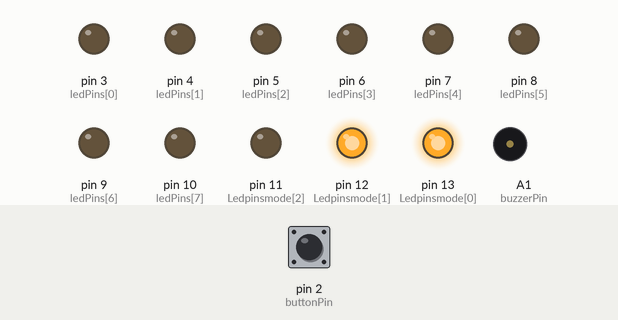
Simulated run of this sketch. Board: Arduino Uno, built with avr-gcc and run on an emulated ATmega328P. On the bench: output pins drawn as LEDs (lit = HIGH), buzzer (waves = sounding). Dashed ring = blinking. The inputs (shaded band) are chosen by the test bench; at power-on: pin 2 (buttonPin) HIGH. What the sketch prints to the serial monitor is not drawn.

Above: at 2.3 s.
2.4 s: pin 2 (buttonPin) pulled LOW for 3.2 s
At 4.15 s:
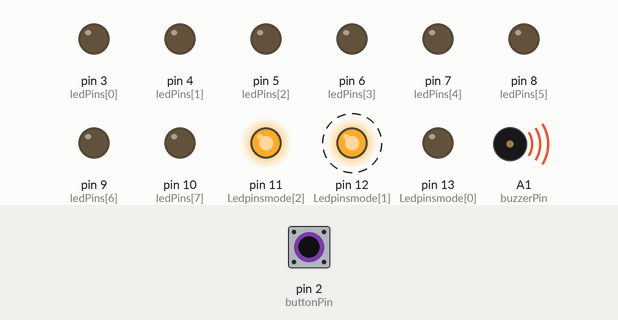
At 7.1 s:
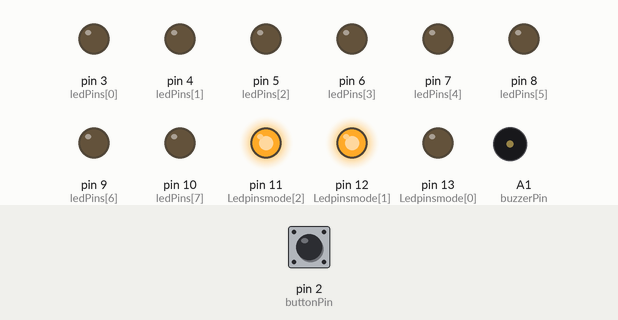
Timing chart, 0 to 8.6 s (numbered marks = the images above; inputs shaded):
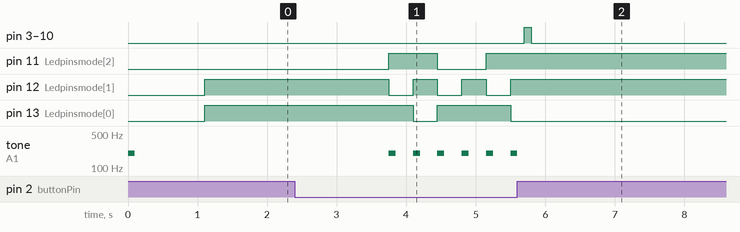

The sketch:

Annexe_Code.ino
```cpp
int buttonPin = 2;
const int ledPins[] = {3, 4, 5, 6, 7, 8, 9, 10};
const int numLeds = sizeof(ledPins) / sizeof(ledPins[0]);
const int Ledpinsmode[] = {13, 12, 11};
int LedAct = 0;
int mode = 0;
unsigned long TempsPressionButton = 0;
const unsigned long AppuiLong = 1000; // Déclaration de la variable AppuiLong
boolean BoutonPresser = false;
boolean ModeSelec = false;
int SelecduMode = 0;
const int buzzerPin = A1; // Définir la broche du buzzer
int LedActLast = 0; // Ajouter cette variable globale
boolean mode2Paused = false; // Ajouter cette variable globale
boolean mode2LastLedSet = false; // Ajouter cette variable globale
int mode2LastLedIndex = 0; // Ajouter cette variable globale

const int analogPin = A2;
const float minVoltage = 3.3;
int alert_times = 3;

void setup() {
  Serial.begin(9600);
  pinMode(buttonPin, INPUT_PULLUP);
  for (int i = 0; i < numLeds; i++) {
    pinMode(ledPins[i], OUTPUT);
    digitalWrite(ledPins[i], LOW);
  }
  for (int i = 0; i < 3; i++) {
    pinMode(Ledpinsmode[i], OUTPUT);
    digitalWrite(Ledpinsmode[i], LOW);
  }
  pinMode(buzzerPin, OUTPUT); // Définir la broche du buzzer en mode sortie

  tone(buzzerPin,200);
  delay(100); // Délai pour la durée de la tonalité
  noTone(buzzerPin);
  delay(1000); // Délai pour la durée de la tonalité

  CheckBattery();
  updateModeLEDs();
}


void loop() {
  int EtatBoutton = digitalRead(buttonPin);

  // Gestion de l'appui sur le bouton
  if (EtatBoutton == LOW) {
    if (!BoutonPresser) {
      BoutonPresser = true;
      TempsPressionButton = millis();
      LedActLast = LedAct; // Sauvegarder l'index de la dernière LED allumée
    }
    if (millis() - TempsPressionButton > AppuiLong && !ModeSelec) {
      ModeSelec = true;
      TempsPressionButton = millis(); // Réinitialiser le temps pour la sélection de mode
      SelecduMode = 0; // Réinitialiser le mode sélectionné
    }
  } else if (BoutonPresser) {
    BoutonPresser = false;
    if (!ModeSelec) {
      if (mode == 1) { // Si le mode est 2 (allumage progressif)
        if (!mode2Paused) { // Si le mode 2 est en pause
          mode2Paused = true; // Reprendre le mode 2
        } else {
          mode2Paused = false;
        }
      }
    // Pour les autres modes
      // Appui court - changer de LED en mode 1 ou sélectionner le mode
      if (mode == 0) { // Mode 1
        digitalWrite(ledPins[LedAct], LOW);
        LedAct = (LedAct + 1) % numLeds;
        digitalWrite(ledPins[LedAct], HIGH);
      } else { // Sélectionner le mode
        mode = SelecduMode;
        executeMode();
        // Activer le buzzer lors du changement de mode
        tone(buzzerPin,200);
        delay(100); // Délai pour la durée de la tonalité
        noTone(buzzerPin);
        delay(100);

      }
    } else {
      // Relâchement après un appui long - sélectionner le mode
      ModeSelec = false;
      mode = SelecduMode;
      executeMode();
    }
  }

  // Si le mode est 1 et que le bouton est pressé (appui court), passer au mode 1
  if (mode == 1 && !ModeSelec && EtatBoutton == LOW && millis() - TempsPressionButton < AppuiLong) {
    //mode = 0;
    digitalWrite(ledPins[LedAct], LOW); // Éteindre la LED actuelle
    if (mode2LastLedSet) {
      LedAct = mode2LastLedIndex; // Reprendre l'index de la dernière LED allumée du mode 2
    }
    digitalWrite(ledPins[LedAct], HIGH); // Allumer la LED
    // Réinitialiser le mode 2
    mode2Paused = false;
    mode2LastLedSet = false; // Réinitialiser le mode 2 Last Led Set
  }

  // Gestion de la sélection de mode
  if (ModeSelec) {
    unsigned long currentMillis = millis();
    if (currentMillis - TempsPressionButton >= 350) {
      TempsPressionButton = currentMillis;
      SelecduMode = (SelecduMode + 1) % 4; // Passer au mode suivant
      updateModeLEDs(); // Mettre à jour les LEDs pour afficher le mode sélectionné
      // Activer le buzzer lors du changement de mode
      tone(buzzerPin,200);
      delay(100); // Délai pour la durée de la tonalité
      noTone(buzzerPin);
      delay(100);
    }
  }

  // // Mode d'opération
  // if (!ModeSelec && mode != 1) { // Ne pas exécuter le mode 2 si mode2Paused est true
  //   executeMode();
  // }


}

void executeMode() {
  switch (mode) {
    case 0:
      // Le mode 0 est géré directement dans le loop lors de l'appui sur le bouton
      digitalWrite(11, LOW);
      digitalWrite(12,HIGH);
      digitalWrite(13, HIGH);
      break;
    case 1: // Mode 2 dans votre code d'origine - Allumage progressif
      digitalWrite(11, HIGH);
      digitalWrite(12,LOW);
      digitalWrite(13, HIGH);
      if (!mode2Paused) { // Si le mode 2 n'est pas en pause
        for (int i = 0; i < numLeds; i++) {
          digitalWrite(ledPins[i], HIGH);
          delay(500);
          if (digitalRead(buttonPin) == LOW) { // Si le bouton est pressé
            while (digitalRead(buttonPin) == LOW); // Attendre qu'il soit relâché
            mode2LastLedIndex = i; // Enregistrer l'index de la LED actuelle
            mode2LastLedSet = true; // Marquer que la dernière LED a été définie pour le mode 2
            mode2Paused = true; // Mettre le mode 2 en pause
            break; // Sortir de la boucle for
          }
          digitalWrite(ledPins[i], LOW);
          if (i == numLeds - 1) {
            // Si c'est la dernière LED, recommencer à partir de la première
            i = -1;
          }
        }
      }
      break;
    case 2: // Mode 3 dans votre code d'origine - Allumage continu
      digitalWrite(11, HIGH);
      digitalWrite(12,HIGH);
      digitalWrite(13, LOW);
      for (int i = 0; i < numLeds; i++) {
        digitalWrite(ledPins[i], HIGH);
      }
      delay(100); // Délai court pour voir l'effet
      for (int i = 0; i < numLeds; i++) {
        digitalWrite(ledPins[i], LOW);
      }
      break;
      case 3: // Nouveau cas - Description du cas
        // Code spécifique au cas 3
        // Allumage continu des LED pendant un certain temps
        digitalWrite(11, HIGH);
        digitalWrite(12, HIGH);
        digitalWrite(13, LOW);
        for (int i = 0; i < numLeds; i++) {
          digitalWrite(ledPins[i], HIGH);
        }
        delay(100); // Délai court pour voir l'effet
        for (int i = 0; i < numLeds; i++) {
          digitalWrite(ledPins[i], LOW);
      }
      break;

  }
}

void updateModeLEDs() {
  if (SelecduMode == 0){
    digitalWrite(11, LOW);
    digitalWrite(12,HIGH);
    digitalWrite(13, HIGH);
  }
  if (SelecduMode == 1){
    digitalWrite(11, HIGH);
    digitalWrite(12,LOW);
    digitalWrite(13, HIGH);
  }
  if (SelecduMode == 2){
    digitalWrite(11, HIGH);
    digitalWrite(12,HIGH);
    digitalWrite(13, LOW);
  }
  if (SelecduMode == 3){
    digitalWrite(11, LOW);
    digitalWrite(12,LOW);
    digitalWrite(13, HIGH);
  }
}


void CheckBattery() {
  int sensorValue = analogRead(analogPin); // Lit la valeur de l'entrée analogique
  float voltage = sensorValue * (5.0 / 1023.0);
  Serial.println(voltage*2);
  if (voltage*2 < minVoltage) {
    for (int i = 0; i < alert_times; i++) {
      tone(buzzerPin,200);
      delay(500); // Délai pour la durée de la tonalité
      noTone(buzzerPin);
      delay(300); // Délai pour la durée de la tonalité
    }
  }
}
```

Measured:
- after the input at 2.4 s, pin 3 (ledPins[0]), pin 4 (ledPins[1]): LOW → HIGH after 3.3 s, → LOW 0.10 s later
